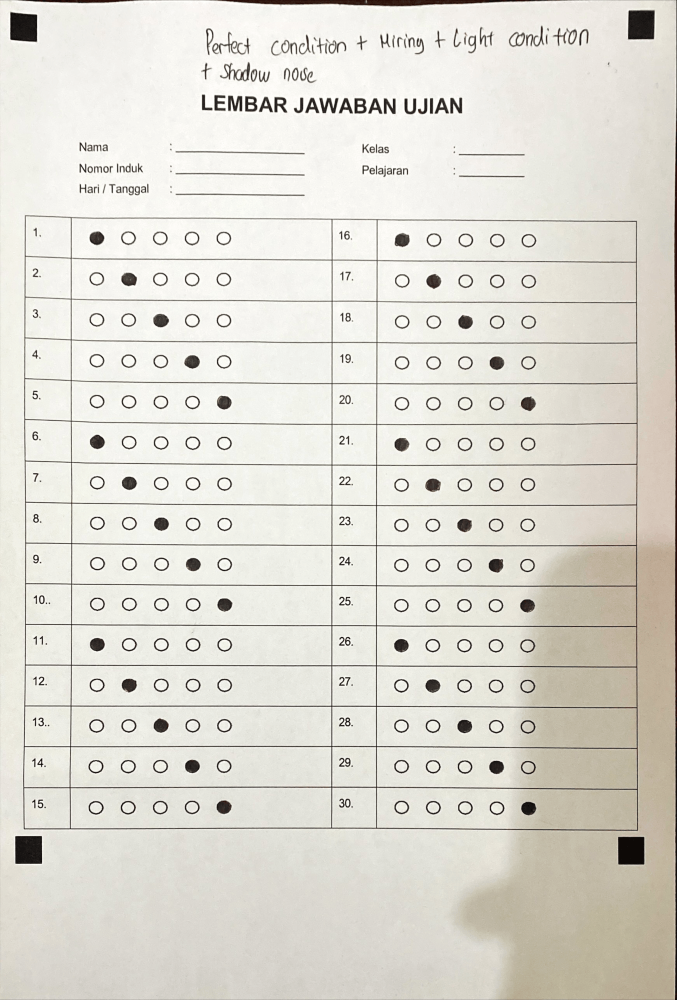
#> input picture sample 2.png, 1353 x 2000 px (shown at 1/2 size)
$ python quick_test.py
#> lines starting #> are read from the running program, lines starting #| are printed output that depends on the picture; after the words box and inside, x2 and y2 are one past the last pixel; in counts of white or black regions, pixels touching at a corner belong together
#> in test_omr, img is the input picture: shape (2000, 1353, 3); mean B, G, R 210.7, 219.3, 221.8
### omr_core/preprocess.py
import cv2
import numpy as np

def preprocess_for_markers(image):
    # 1. Grayscale
    if len(image.shape) == 3:
        gray = cv2.cvtColor(image, cv2.COLOR_BGR2GRAY)
    else:
        gray = image.copy()

    # 2. CLAHE — normalize lighting across the image
    clahe = cv2.createCLAHE(clipLimit=2.0, tileGridSize=(8, 8))
    enhanced = clahe.apply(gray)

    # 3. Gaussian Blur
    blur = cv2.GaussianBlur(enhanced, (5, 5), 0)

# 4. Adaptive Thresholding
    thresh = cv2.adaptiveThreshold(
        blur,
        255,
        cv2.ADAPTIVE_THRESH_GAUSSIAN_C,
        cv2.THRESH_BINARY_INV,
        75,
        15
    )
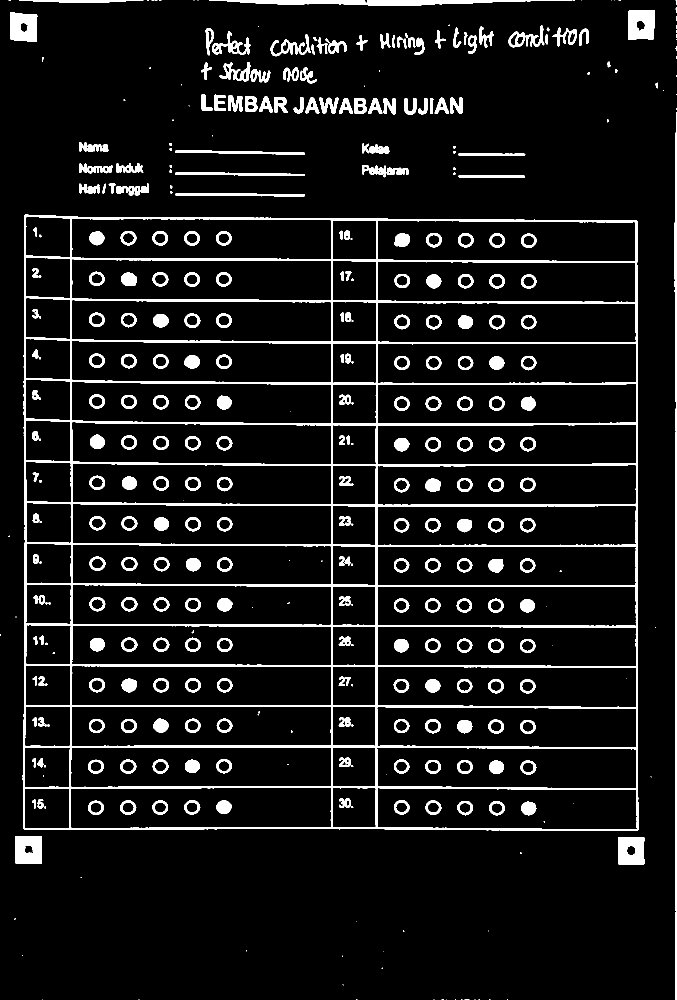
#> thresh: shape (2000, 1353) (shown at 1/2 size); 8.2% white; 397 white regions (111 under 20 px), largest, box (x1, y1, x2, y2) and area: (45, 429, 1277, 1662) 98042, (418, 0, 1145, 12) 4915, (1349, 224, 1353, 2000) 3952

    # 5. Morphological Open — remove small noise specks
    kernel_noise = np.ones((3, 3), np.uint8)
    thresh = cv2.morphologyEx(thresh, cv2.MORPH_OPEN, kernel_noise)
#> thresh: shape (2000, 1353); 8.1% white; 327 white regions (41 under 20 px), largest, box (x1, y1, x2, y2) and area: (45, 429, 1277, 1662) 97779, (435, 0, 1124, 12) 4865, (1256, 20, 1310, 79) 2753

    return thresh

def preprocess_for_answers(warped_gray):

    if len(warped_gray.shape) == 3:
        warped_gray = cv2.cvtColor(warped_gray, cv2.COLOR_BGR2GRAY)

    # 1. ESTIMASI BACKGROUND (Menangkap Pola Bayangan)
    kernel = cv2.getStructuringElement(cv2.MORPH_ELLIPSE, (35, 35))

    # DILATE: Algoritma ini akan menghilangkan semua objek gelap (tinta/pensil),
    background = cv2.morphologyEx(warped_gray, cv2.MORPH_DILATE, kernel)

    # Blur sedikit agar transisi bayangannya mulus
    background = cv2.medianBlur(background, 21)

    # 2. HAPUS BAYANGAN (Subtraksi)
    normalized = 255 - cv2.absdiff(background, warped_gray)

    # (CLAHE)
    clahe = cv2.createCLAHE(clipLimit=1.2, tileGridSize=(8, 8))
    enhanced = clahe.apply(normalized)

    # 4. Light blur untuk menghaluskan noise kertas
    enhanced = cv2.GaussianBlur(enhanced, (3, 3), 0)

    return enhanced

def preprocess_image(image):

    return preprocess_for_markers(image)

### omr_core/detect_sheet.py
import cv2
import numpy as np


def order_points(pts):
    """
    Order 4 points as: TL, TR, BR, BL
    """
    rect = np.zeros((4, 2), dtype="float32")
    s = pts.sum(axis=1)
    rect[0] = pts[np.argmin(s)]
    rect[2] = pts[np.argmax(s)]
    diff = np.diff(pts, axis=1)
    rect[1] = pts[np.argmin(diff)]
    rect[3] = pts[np.argmax(diff)]
    return rect


def is_near_edge(x, y, w, h, img_w, img_h, margin=0.25):

    edge_margin_w = img_w * margin
    edge_margin_h = img_h * margin

    near_left   = x < edge_margin_w
    near_right  = (x + w) > (img_w - edge_margin_w)
    near_top    = y < edge_margin_h
    near_bottom = (y + h) > (img_h - edge_margin_h)

    return (near_left or near_right) and (near_top or near_bottom)


def find_paper(thresh, debug_image=None):

    # 1. PADDING — prevent markers touching image border from being lost
    padding = 20
    padded_thresh = cv2.copyMakeBorder(
        thresh, padding, padding, padding, padding,
        cv2.BORDER_CONSTANT, value=0
    )
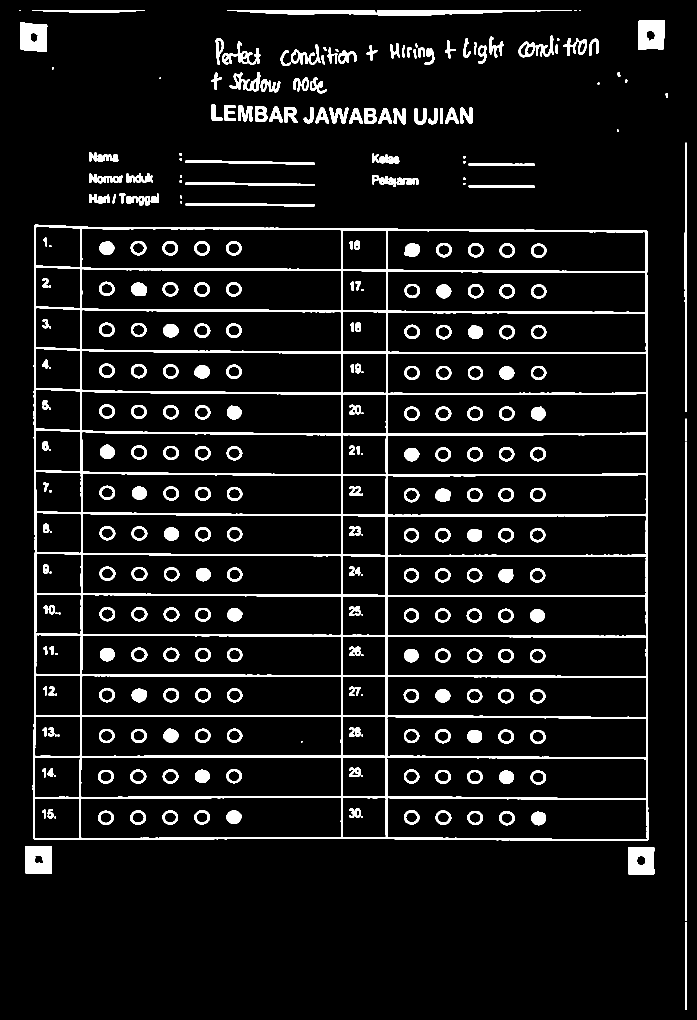
#> padded_thresh: shape (2040, 1393) (shown at 1/2 size); 7.7% white; 327 white regions (41 under 20 px)

    if debug_image is not None:
        padded_debug = cv2.copyMakeBorder(
            debug_image, padding, padding, padding, padding,
            cv2.BORDER_CONSTANT, value=[255, 255, 255]
        )

    # 2. Find contours
    # RETR_LIST (not RETR_EXTERNAL) — finds ALL contours, including ones
    # nested inside larger shapes (e.g., marker square inside hand shadow)
    contours, _ = cv2.findContours(
        padded_thresh, cv2.RETR_LIST, cv2.CHAIN_APPROX_SIMPLE
    )
#> contours = 591 contours, 87 with area under 20; largest, box (x1, y1, x2, y2) and area: (65, 449, 1297, 1682) 1498649, (161, 1595, 683, 1677) 41347, (163, 619, 683, 704) 41140, (774, 1595, 1295, 1680) 41120, (163, 537, 683, 622) 40983

    h_img, w_img = padded_thresh.shape[:2]
    mid_x = w_img // 2
    mid_y = h_img // 2

    # Quadrant-based marker storage (lists of candidates)
    quadrants = {"TL": [], "TR": [], "BL": [], "BR": []}

    candidate_count = 0

    # Image area for relative size filtering
    img_area = h_img * w_img

    for c in contours:
        area = cv2.contourArea(c)

        # --- AREA FILTER ---
        # Min: 50px (catch small markers in high-res photos)
        # Max: 3.5% of image (generous for close-up photos)
        if area < 50 or area > (img_area * 0.035):
            continue

        # --- SHAPE FILTER (polygon approximation) ---
        peri = cv2.arcLength(c, True)
        approx = cv2.approxPolyDP(c, 0.05 * peri, True)

        if not (3 <= len(approx) <= 8):
            continue

        x, y, w, h = cv2.boundingRect(approx)
        if h == 0 or w == 0:
            continue
        aspect_ratio = w / float(h)

        # Aspect ratio: markers are roughly square (0.4 – 2.5 for perspective distortion)
        if not (0.4 <= aspect_ratio <= 2.5):
            continue

        hull = cv2.convexHull(c)
        hull_area = cv2.contourArea(hull)
        if hull_area == 0:
            continue
        solidity = area / hull_area

        if solidity < 0.7:
            continue  # Reject non-solid shapes (shadows, hand outlines)

        # --- EDGE PROXIMITY FILTER ---
        if not is_near_edge(x, y, w, h, w_img, h_img, margin=0.28):
            continue  # Must be in a corner region

        # --- DETERMINE QUADRANT ---
        M = cv2.moments(c)
        if M["m00"] == 0:
            continue
        cx = int(M["m10"] / M["m00"])
        cy = int(M["m01"] / M["m00"])

        zone = ""
        if cx < mid_x and cy < mid_y:
            zone = "TL"
        elif cx >= mid_x and cy < mid_y:
            zone = "TR"
        elif cx < mid_x and cy >= mid_y:
            zone = "BL"
        elif cx >= mid_x and cy >= mid_y:
            zone = "BR"

        candidate_count += 1
        print(f"  Candidate {candidate_count}: Zone={zone}, Area={area:.0f}, "
              f"AR={aspect_ratio:.2f}, Solidity={solidity:.2f}, Pos=({x},{y})")

        quadrants[zone].append({"approx": approx, "area": area, "cx": cx, "cy": cy, "bbox": (x, y, w, h)})

        if debug_image is not None:
            cv2.drawContours(padded_debug, [approx], -1, (0, 255, 255), 2)
#> this loop made 591 passes
#> (area, peri, approx, x, y, w, h, aspect_ratio) on passes 4, 5, 8, 14: (2732.5, 211.9, [[1256, 1694], [1256, 1747], [1307, 1748], [1308, 1695]], 1256, 1694, 53, 55, 0.964), (2829.5, 214.7, [[51, 1692], [51, 1746], [102, 1747], [103, 1693]], 51, 1692, 53, 56, 0.946), (363.5, 72.18, [[1009, 1626], [1024, 1632], [1017, 1646], [1002, 1639]], 1002, 1626, 23, 21, 1.1), (379, 73.6, [[274, 1624], [288, 1635], [279, 1645], [264, 1637]], 264, 1624, 25, 22, 1.14)
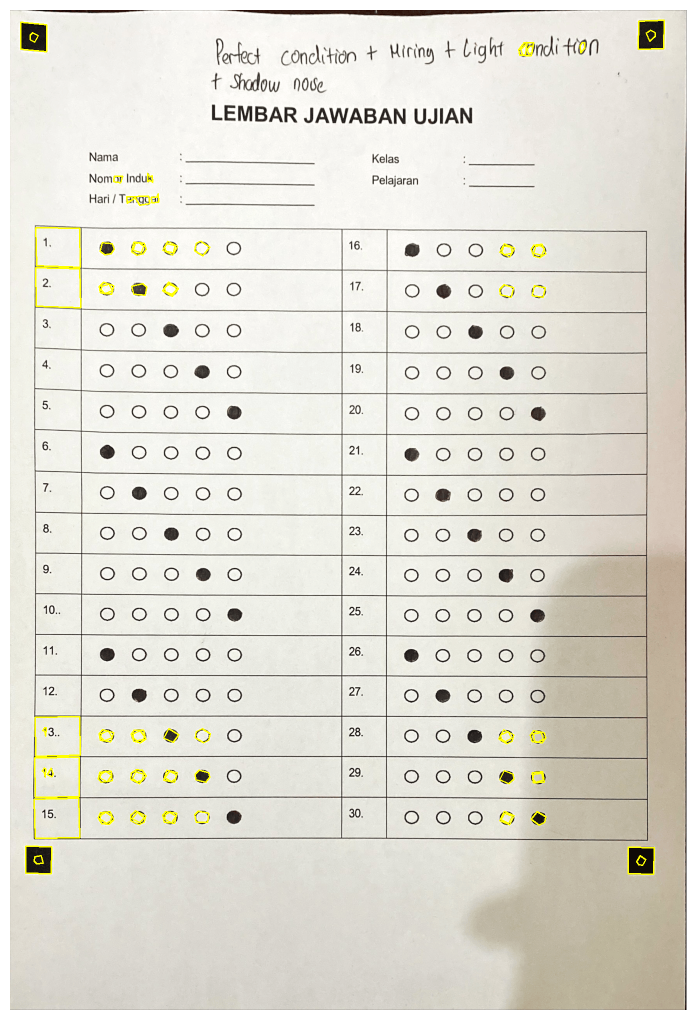
#> padded_debug: shape (2040, 1393, 3) (shown at 1/2 size); mean B, G, R 211.8, 221.7, 224.1

    # 3. VERIFY & SELECT BEST COMBINATION — need all 4 zones
    final_markers = []
    missing_zones = []

    for zone in ["TL", "TR", "BR", "BL"]:
        if len(quadrants[zone]) == 0:
            missing_zones.append(zone)
        else:
            # Sort by area descending and keep top 5 candidates
            quadrants[zone] = sorted(quadrants[zone], key=lambda c: c["area"], reverse=True)[:5]

    if len(missing_zones) == 0:
        valid_combos = []

        # Find all valid geometric combinations with similar areas
        for tl in quadrants["TL"]:
            for tr in quadrants["TR"]:
                for bl in quadrants["BL"]:
                    for br in quadrants["BR"]:
                        # 1. Geometric validity check (TL left of TR, TL above BL, etc)
                        if tl["cx"] >= tr["cx"] or bl["cx"] >= br["cx"]: continue
                        if tl["cy"] >= bl["cy"] or tr["cy"] >= br["cy"]: continue

                        # 2. Area consistency check (markers should be similar in size)
                        areas = [tl["area"], tr["area"], bl["area"], br["area"]]
                        area_ratio = max(areas) / min(areas)

                        if area_ratio <= 1.5:
                            valid_combos.append({
                                "combo": {"TL": tl, "TR": tr, "BL": bl, "BR": br},
                                "avg_area": sum(areas)/4
                            })
#> this loop made 5 passes

        if len(valid_combos) > 0:

            best_match = max(valid_combos, key=lambda x: x["avg_area"])

            for zone in ["TL", "TR", "BR", "BL"]:
                cand = best_match["combo"][zone]
                final_markers.append(cand["approx"])

                if debug_image is not None:
                    cv2.drawContours(padded_debug, [cand["approx"]], -1, (0, 255, 0), 4)
                    x, y, w, h = cand["bbox"]
                    cv2.putText(padded_debug, zone, (x, y - 10),
                                cv2.FONT_HERSHEY_SIMPLEX, 0.8, (0, 0, 255), 2)
                    cv2.putText(padded_debug, f"{cand['area']:.0f}px", (x, y + h + 20),
                                cv2.FONT_HERSHEY_SIMPLEX, 0.5, (255, 0, 0), 1)
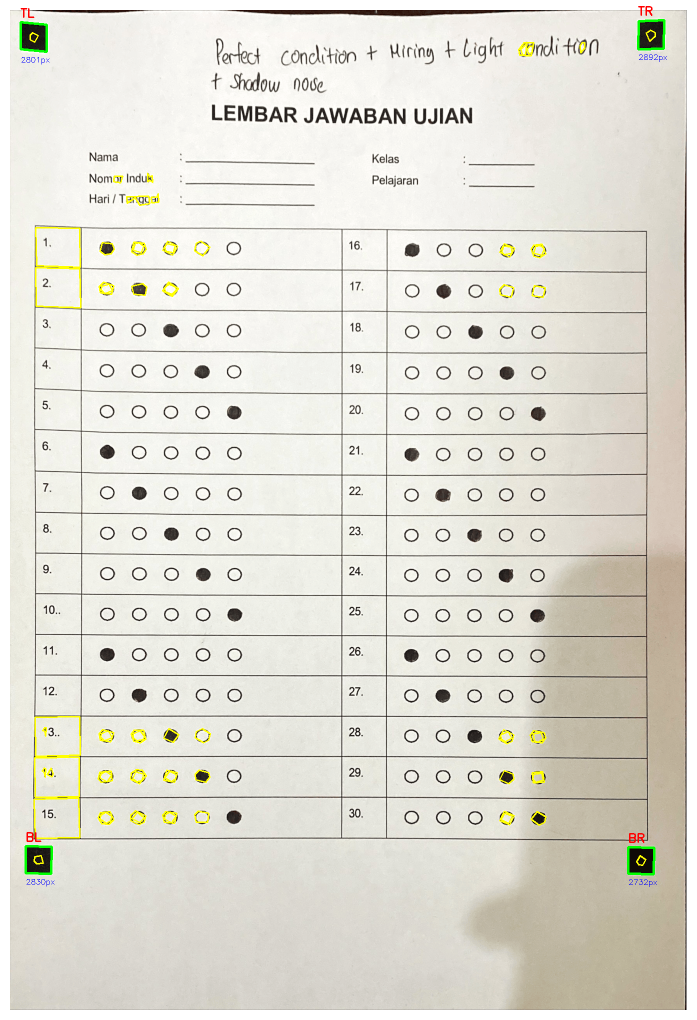
#> padded_debug: shape (2040, 1393, 3) (shown at 1/2 size); 0.2% of pixels changed, all inside (x1, y1, x2, y2) = (39, 12, 1334, 1774)
        else:
            missing_zones = ["Valid Marker Combo (Area/Geometry Mismatch)"]

    if len(missing_zones) > 0:
        print(f"\n GAGAL: Marker tidak ditemukan di zona: {missing_zones}")
        print(f"   Total kandidat: {candidate_count}")
        print(f"   Saran:")
        print(f"   - Cek apakah marker memang ada di keempat sudut gambar")
        print(f"   - Pastikan marker cukup kontras (hitam pada putih)")
        print(f"   - Mungkin ada shadow/noise yang menutupi marker")

        if debug_image is not None:
            debug_image[:] = padded_debug[padding:-padding, padding:-padding]
        return None

    print(f"\n SUKSES: 4 Marker Zona Ditemukan!")

    # 4. Update debug image
    if debug_image is not None:
        debug_image[:] = padded_debug[padding:-padding, padding:-padding]
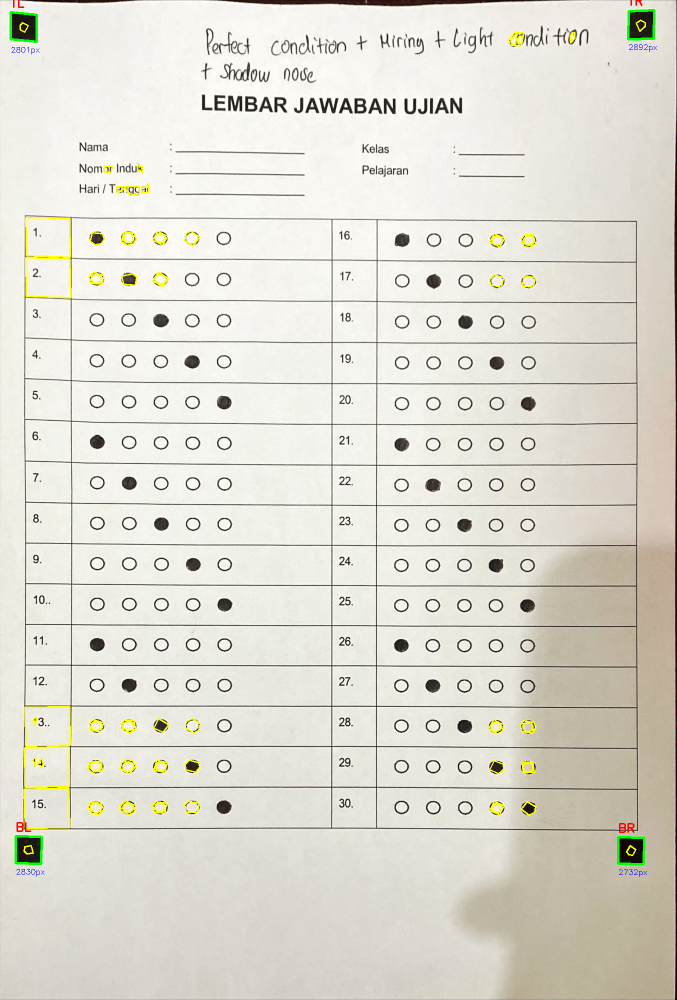
#> debug_image: shape (2000, 1353, 3) (shown at 1/2 size); 0.85% of pixels changed, all inside (x1, y1, x2, y2) = (19, 0, 1314, 1754)

    # 5. COMPUTE PERSPECTIVE WARP
    centers = []
    for m in final_markers:
        M = cv2.moments(m)
        centers.append((int(M["m10"] / M["m00"]), int(M["m01"] / M["m00"])))
#> this loop made 4 passes
#> m on passes 1 to 4: [[41, 44], [41, 98], [93, 103], [93, 49]], [[1328, 40], [1277, 42], [1276, 98], [1327, 97]], [[1256, 1694], [1256, 1747], [1307, 1748], [1308, 1695]], [[51, 1692], [51, 1746], [102, 1747], [103, 1693]]

    rect_pts = np.array(centers, dtype="float32")
    rect_pts -= padding  # Remove padding offset

    rect = order_points(rect_pts)

    # Output: canonical A4-ish canvas
    dst = np.array([
        [0, 0], [1000, 0], [1000, 1414], [0, 1414]
    ], dtype="float32")

    M_warp = cv2.getPerspectiveTransform(rect, dst)
    warped = cv2.warpPerspective(thresh, M_warp, (1000, 1414))
#> (the rest of the program and of its run is left out)
